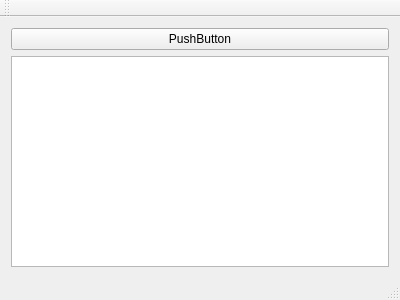
<?xml version="1.0" encoding="UTF-8"?>
<ui version="4.0">
 <class>MainWindow</class>
 <widget class="QMainWindow" name="MainWindow">
  <property name="geometry">
   <rect>
    <x>0</x>
    <y>0</y>
    <width>400</width>
    <height>300</height>
   </rect>
  </property>
  <property name="windowTitle">
   <string>MainWindow</string>
  </property>
  <widget class="QWidget" name="centralWidget">
   <layout class="QGridLayout" name="gridLayout">
    <item row="0" column="0">
     <widget class="QPushButton" name="pushButton">
      <property name="text">
       <string>PushButton</string>
      </property>
     </widget>
    </item>
    <item row="1" column="0">
     <widget class="QTableView" name="tableView"/>
    </item>
   </layout>
  </widget>
  <widget class="QMenuBar" name="menuBar">
   <property name="geometry">
    <rect>
     <x>0</x>
     <y>0</y>
     <width>400</width>
     <height>25</height>
    </rect>
   </property>
  </widget>
  <widget class="QToolBar" name="mainToolBar">
   <attribute name="toolBarArea">
    <enum>TopToolBarArea</enum>
   </attribute>
   <attribute name="toolBarBreak">
    <bool>false</bool>
   </attribute>
  </widget>
  <widget class="QStatusBar" name="statusBar"/>
 </widget>
 <layoutdefault spacing="6" margin="11"/>
 <resources/>
 <connections/>
</ui>
